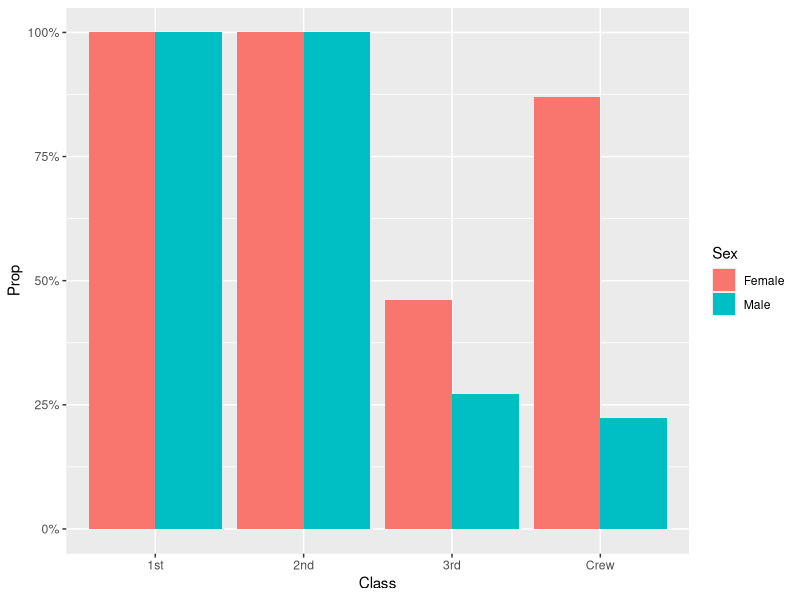
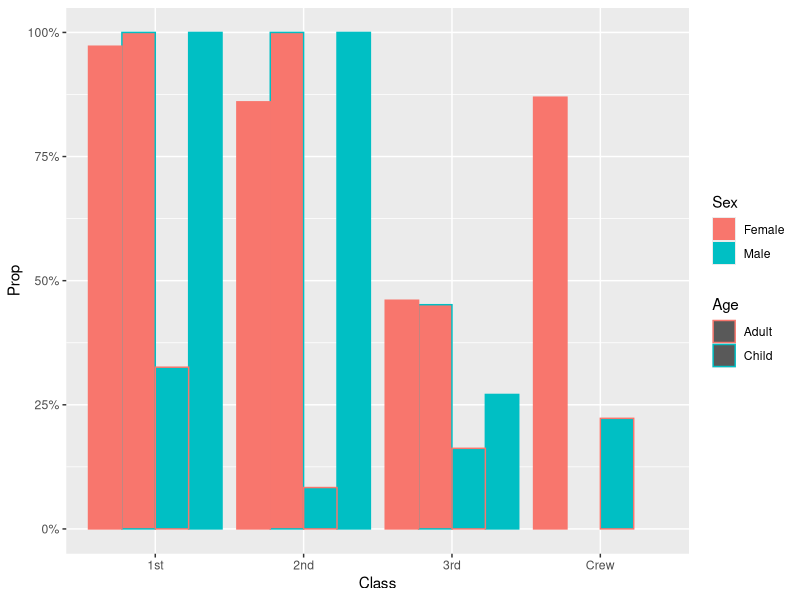

R code for these plots, in order:
## ---- chunk 1
library(tidyverse)
df_titanic <- as_tibble(Titanic)
## ---- chunk 2
## NOTE: No need to edit! We'll cover how to
## do this calculation in a later exercise.
df_prop <-
  df_titanic %>%
  group_by(Class, Sex, Age) %>%
  mutate(
    Total = sum(n),
    Prop = n / Total
  ) %>%
  ungroup()

df_prop
## ---- chunk 3
df_prop %>%
  filter(Survived == "Yes") %>%

  ggplot(aes(Class, Prop, fill = Sex)) +
  geom_col(position = "dodge") +

  scale_y_continuous(labels = scales::label_percent())
## ---- chunk 4
df_prop %>%
  filter(Survived == "Yes") %>%

  ggplot(aes(Class, Prop, fill = Sex, color = Age)) +
  geom_col(position = "dodge") +

  scale_y_continuous(labels = scales::label_percent())
